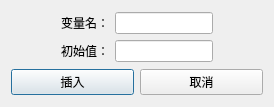
<?xml version="1.0" encoding="UTF-8"?>
<ui version="4.0">
 <class>Dialog</class>
 <widget class="QDialog" name="Dialog">
  <property name="geometry">
   <rect>
    <x>0</x>
    <y>0</y>
    <width>274</width>
    <height>107</height>
   </rect>
  </property>
  <property name="windowTitle">
   <string>添加变量</string>
  </property>
  <layout class="QVBoxLayout" name="verticalLayout_2" stretch="0,0">
   <item>
    <layout class="QVBoxLayout" name="verticalLayout">
     <item>
      <layout class="QHBoxLayout" name="horizontalLayout_3">
       <property name="leftMargin">
        <number>50</number>
       </property>
       <property name="rightMargin">
        <number>50</number>
       </property>
       <item>
        <widget class="QLabel" name="label_2">
         <property name="text">
          <string>变量名：</string>
         </property>
        </widget>
       </item>
       <item>
        <widget class="QLineEdit" name="et_val_name"/>
       </item>
      </layout>
     </item>
     <item>
      <layout class="QHBoxLayout" name="horizontalLayout_2">
       <property name="leftMargin">
        <number>50</number>
       </property>
       <property name="rightMargin">
        <number>50</number>
       </property>
       <item>
        <widget class="QLabel" name="label">
         <property name="text">
          <string>初始值：</string>
         </property>
        </widget>
       </item>
       <item>
        <widget class="QLineEdit" name="et_val_value"/>
       </item>
      </layout>
     </item>
    </layout>
   </item>
   <item>
    <layout class="QHBoxLayout" name="horizontalLayout">
     <item>
      <widget class="QPushButton" name="btn_val_insert">
       <property name="text">
        <string>插入</string>
       </property>
      </widget>
     </item>
     <item>
      <widget class="QPushButton" name="btn_val_cancel">
       <property name="text">
        <string>取消</string>
       </property>
      </widget>
     </item>
    </layout>
   </item>
  </layout>
 </widget>
 <resources/>
 <connections/>
</ui>
